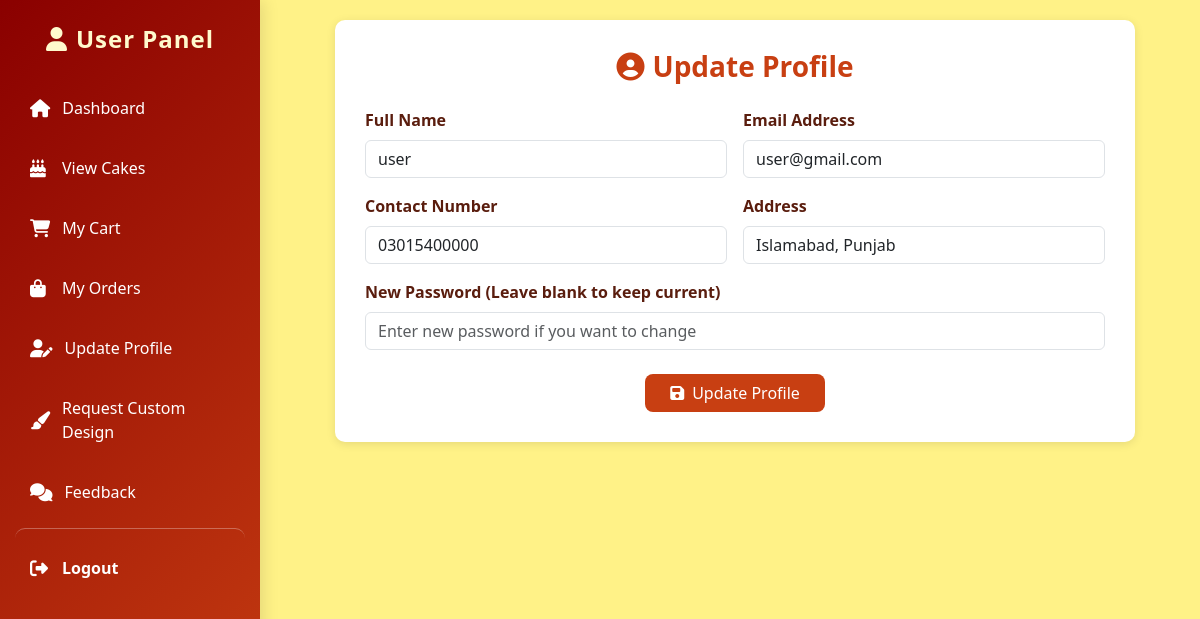
The app's page /update-profile.php (signed in) with its own data.
### tables this page shows
CREATE TABLE `tbl_users` (
  `User_id` int(11) NOT NULL,
  `UserName` varchar(50) NOT NULL,
  `Password` varchar(255) DEFAULT NULL,
  `Email` varchar(100) NOT NULL,
  `Contact` varchar(100) DEFAULT NULL,
  `Address` varchar(255) NOT NULL
);

### update-profile.php (the view, shortened to what this page needs)
<?php
include("../dbconnection.php");
include("sidebar.php");
$user_id = $_SESSION['user_id'];
$res = $conn->query("SELECT * FROM tbl_users WHERE User_id='$user_id'");
$user = ($res && $res->num_rows > 0) ? $res->fetch_assoc() : null;
?>
<!DOCTYPE html>
<html lang="en">
<head>
<link href="https://cdn.jsdelivr.net/npm/bootstrap@5.3.0/dist/css/bootstrap.min.css" rel="stylesheet">
<link rel="stylesheet" href="https://cdnjs.cloudflare.com/ajax/libs/font-awesome/6.4.0/css/all.min.css">
</head>
<body>
<div class="main-content">
  <div class="profile-card">
    <h3 class="text-center mb-4"><i class="fa fa-user-circle me-2"></i>Update Profile</h3>
    <?php if ($user): ?>
    <form method="POST" class="row g-3">
      <div class="col-md-6">
        <label class="form-label">Full Name</label>
        <input type="text" name="username" class="form-control"
               value="<?= htmlspecialchars($user['UserName']) ?>" required>
      </div>
      <div class="col-md-6">
        <label class="form-label">Email Address</label>
        <input type="email" name="email" class="form-control"
               value="<?= htmlspecialchars($user['Email']) ?>" required>
      </div>
      <div class="col-md-6">
        <label class="form-label">Contact Number</label>
        <input type="text" name="contact" class="form-control"
               value="<?= htmlspecialchars($user['Contact'] ?? '') ?>">
      </div>
      <div class="col-md-6">
        <label class="form-label">Address</label>
        <input type="text" name="address" class="form-control"
               value="<?= htmlspecialchars($user['Address'] ?? '') ?>">
      </div>
      <div class="col-md-12">
        <label class="form-label">New Password (Leave blank to keep current)</label>
        <input type="password" name="password" class="form-control" placeholder="Enter new password if you want to change">
      </div>
      <div class="col-12 text-center mt-4">
        <button type="submit" class="btn btn-custom px-4"><i class="fa fa-save me-2"></i>Update Profile</button>
      </div>
    </form>
    <?php else: ?>
      <div class="alert alert-danger text-center mt-3">❌ User not found!</div>
    <?php endif; ?>
  </div>
</div>
</body>
</html>

### sidebar.php (style rules this page uses)
body { background: #FFF5E4; font-family: 'Segoe UI', Tahoma, Geneva, Verdana, sans-serif; }

### update-profile.php (style rules this page uses)
body { background: #FFF287; font-family: 'Segoe UI', Tahoma, Geneva, Verdana, sans-serif; }
.main-content { margin-left: 270px; padding: 20px; }
.profile-card { background: white; border-radius: 10px; padding: 30px; box-shadow: 0 2px 10px rgba(0,0,0,0.1); max-width: 800px; margin: auto; }
.form-label { font-weight: 600; color: #5a1d0e; }
.btn-custom { background-color: #C83F12; color: white; border-radius: 8px; }
h3 { color: #C83F12; font-weight: 700; }

### records on screen
tbl_users: username "user", email "user@gmail.com", contact "03015400000", address "Islamabad, Punjab"
